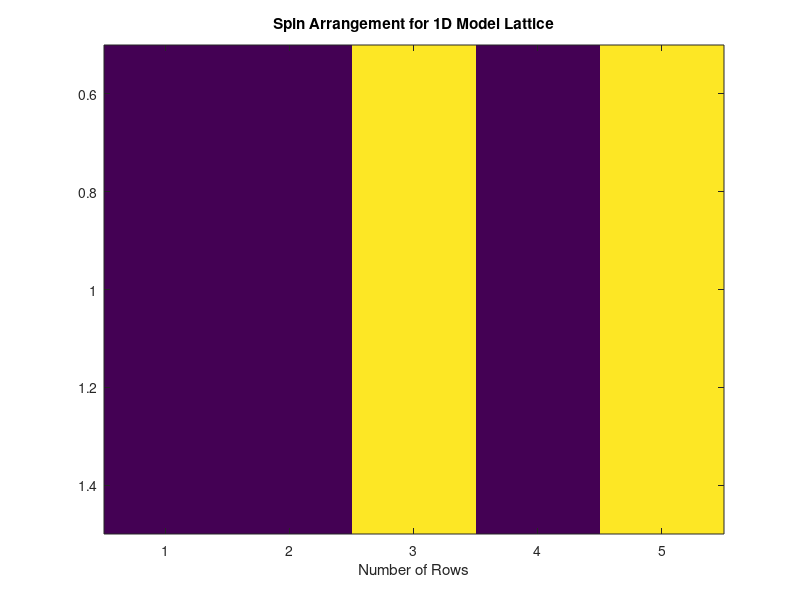

Write the MATLAB code that produced this figure.
%{
This function implements the 1-D Ising model. Ising Model is a mathematical
model of ferromagnetism in statistical mechanics. The simulation uses the
metropolis algorithm. This function specifically simulates the lattice
model
%}

%Prompt the user to enter the number of rows
nrows = input('Please enter the number of rows: ');
spinarr = randi(2,1,nrows)*2 - 3; %creates a lattice of spins. Randomly created
imagesc(spinarr); %Displays the image with scaled colors of the generated spins

J=-1; %interaction energy of spins
T=3; %the value of the temperature
r=rand; %random number between 0 and 1

%Chooses the initial micro state and carries out a flip trial.
%It also chooses a random spin inside the lattice and locates the top,
%bottom, right and left neighbors
for i=1:30*nrows
    randcol=randi(nrows,1);
    randrow=randi(1,1);
    if (randcol==1)
        coll=nrows;
    else
        coll=randcol-1;
    end
    if (randcol==nrows)
        colr=1;
    else
        colr=randcol+1;
    end
    
    %calculates the total energy of the I-D system if a flip occurred
    E=J*spinarr(randrow,randcol)*spinarr(randrow,coll)+J*spinarr(randrow,randcol)*spinarr(randrow,colr);
    
    %if the total energy, E decreases then accept the flips
    if (E<=0) 
        spinarr(randrow,randcol)=-spinarr(randrow,randcol);
    %otherwise,if the energy increases then flip the probability of p = e-(beta delta E). 
    else
        p=exp(E/T); %the probabilty of the energy change, E
        if (p>=r) %accept the flips
            spinarr(randrow,randcol)=-spinarr(randrow,randcol);
        else %reject the flips
            spinarr(randrow,randcol)=spinarr(randrow,randcol);
        end
    end
end
imagesc(spinarr); %displays the scaled colored image
title('Spin Arrangement for 1D Model Lattice');
xlabel('Number of Rows');

            
    
